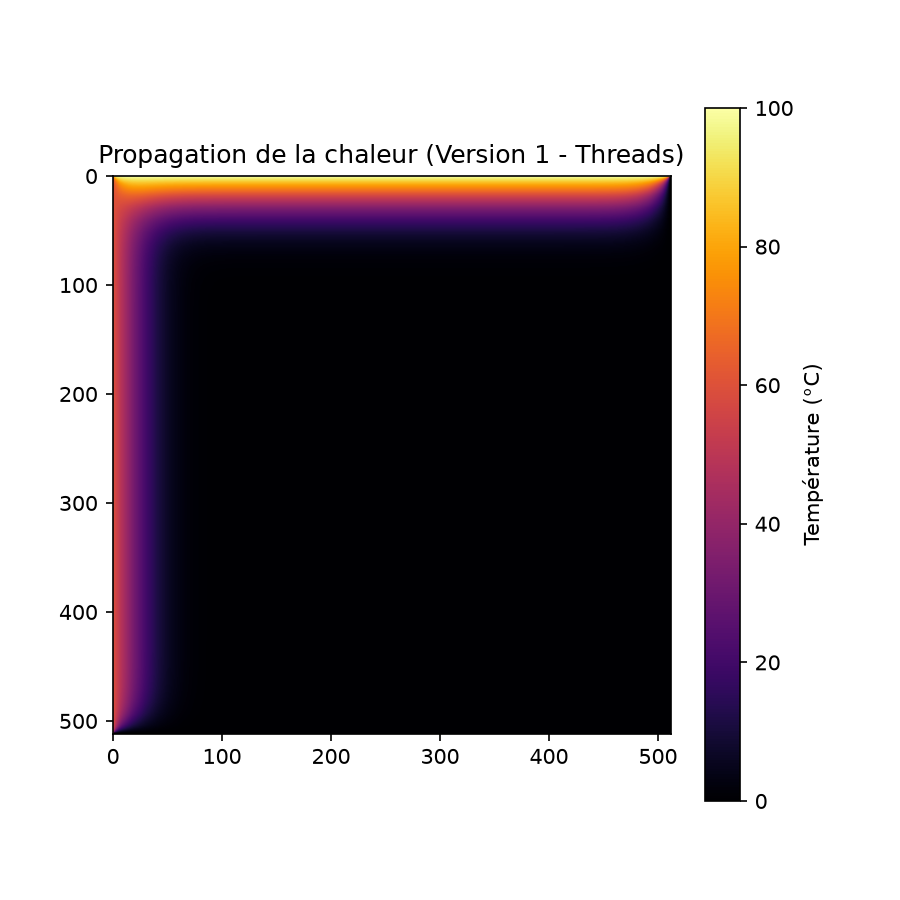

Write Python code to recreate this figure.
import numpy as np
from numba import njit, prange, set_num_threads
import time
import matplotlib.pyplot as plt
import os

# On force Numba à utiliser OpenMP (comme demandé par le prof)
os.environ['NUMBA_THREADING_LAYER'] = 'omp'

# Le kernel parallèle
@njit(parallel=True)
def jacobi_step_threads(u, v):
    n, m = u.shape
    # On utilise prange pour paralléliser la boucle des lignes
    for i in prange(1, n - 1):
        for j in range(1, m - 1):
            v[i, j] = 0.25 * (u[i - 1, j] + u[i + 1, j] + u[i, j - 1] + u[i, j + 1])

def run_threads(N=512, max_steps=2000, tolerance=1e-4, num_threads=4):
    u = np.zeros((N, N), dtype=np.float64)
    v = np.zeros((N, N), dtype=np.float64)

    # Conditions aux bords
    u[0, :] = 100.0
    u[:, 0] = 60.0
    v[0, :] = 100.0
    v[:, 0] = 60.0

    # Warm-up Numba (avec 1 thread pour compiler)
    set_num_threads(1)
    dummy_u = np.zeros((10, 10))
    dummy_v = np.zeros((10, 10))
    jacobi_step_threads(dummy_u, dummy_v)
    
    # On règle le nombre de threads demandé
    set_num_threads(num_threads)

    print(f"Simulation Threads ({num_threads} threads, Grille {N}x{N})...")
    
    t0 = time.perf_counter()
    
    for step in range(max_steps):
        jacobi_step_threads(u, v)
        
        # Calcul de la différence max
        diff = np.max(np.abs(u - v))
        
        # Échange des grilles
        u, v = v, u
        
        if diff < tolerance:
            print(f"  -> Convergence atteinte à l'étape {step}")
            break
            
    t1 = time.perf_counter()
    temps = t1 - t0
    print(f"  -> Temps de calcul : {temps:.4f} secondes")
    
    return u, temps

if __name__ == "__main__":
    # Exécution simple pour vérifier que ça marche et générer l'image
    final_grid, t = run_threads(N=512, max_steps=2000, num_threads=4)
    
    plt.figure(figsize=(6, 6))
    plt.imshow(final_grid, cmap='inferno', origin='upper')
    plt.colorbar(label='Température (°C)')
    plt.title("Propagation de la chaleur (Version 1 - Threads)")
    plt.savefig("heat_threads.png", dpi=150)
    print("Image sauvegardée sous heat_threads.png")
    plt.show()
